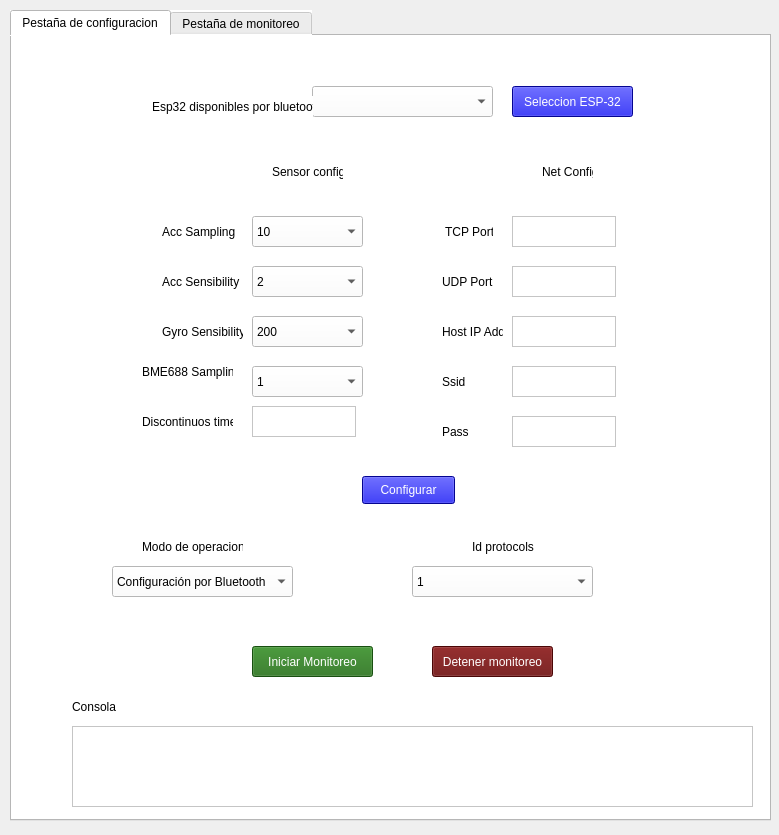
<?xml version="1.0" encoding="UTF-8"?>
<ui version="4.0">
 <class>Dialog</class>
 <widget class="QDialog" name="Dialog">
  <property name="geometry">
   <rect>
    <x>0</x>
    <y>0</y>
    <width>779</width>
    <height>835</height>
   </rect>
  </property>
  <property name="windowTitle">
   <string>Dialog</string>
  </property>
  <widget class="QTabWidget" name="Pestana_principal">
   <property name="geometry">
    <rect>
     <x>10</x>
     <y>10</y>
     <width>761</width>
     <height>811</height>
    </rect>
   </property>
   <property name="styleSheet">
    <string notr="true">background-color: rgb(255, 255, 255);</string>
   </property>
   <property name="currentIndex">
    <number>0</number>
   </property>
   <widget class="QWidget" name="tab">
    <attribute name="title">
     <string>Pestaña de configuracion</string>
    </attribute>
    <widget class="QLabel" name="label_4">
     <property name="geometry">
      <rect>
       <x>80</x>
       <y>70</y>
       <width>181</width>
       <height>31</height>
      </rect>
     </property>
     <property name="styleSheet">
      <string notr="true">color: rgb(255, 255, 255);</string>
     </property>
     <property name="text">
      <string>Botones de configuracion</string>
     </property>
    </widget>
    <widget class="QPushButton" name="boton_inicio_2">
     <property name="geometry">
      <rect>
       <x>350</x>
       <y>-50</y>
       <width>93</width>
       <height>28</height>
      </rect>
     </property>
     <property name="text">
      <string>Inicio</string>
     </property>
    </widget>
    <widget class="QComboBox" name="selec_esp">
     <property name="geometry">
      <rect>
       <x>300</x>
       <y>50</y>
       <width>181</width>
       <height>31</height>
      </rect>
     </property>
     <property name="styleSheet">
      <string notr="true">background-color: rgb(255, 255, 255);</string>
     </property>
    </widget>
    <widget class="QPushButton" name="boton_configuracion_3">
     <property name="geometry">
      <rect>
       <x>500</x>
       <y>50</y>
       <width>121</width>
       <height>31</height>
      </rect>
     </property>
     <property name="styleSheet">
      <string notr="true">background-color: rgb(5, 5, 203);
color: rgb(255, 255, 255);</string>
     </property>
     <property name="text">
      <string>Seleccion ESP-32</string>
     </property>
    </widget>
    <widget class="QPushButton" name="boton_configuracion">
     <property name="geometry">
      <rect>
       <x>350</x>
       <y>440</y>
       <width>93</width>
       <height>28</height>
      </rect>
     </property>
     <property name="styleSheet">
      <string notr="true">background-color: rgb(5, 5, 203);
color: rgb(255, 255, 255);</string>
     </property>
     <property name="text">
      <string>Configurar</string>
     </property>
    </widget>
    <widget class="QLabel" name="label_7">
     <property name="geometry">
      <rect>
       <x>150</x>
       <y>180</y>
       <width>81</width>
       <height>31</height>
      </rect>
     </property>
     <property name="text">
      <string>Acc Sampling</string>
     </property>
    </widget>
    <widget class="QLabel" name="label_1">
     <property name="geometry">
      <rect>
       <x>140</x>
       <y>60</y>
       <width>161</width>
       <height>21</height>
      </rect>
     </property>
     <property name="styleSheet">
      <string notr="true">color: rgb(0, 0, 0);

</string>
     </property>
     <property name="text">
      <string>Esp32 disponibles por bluetooth</string>
     </property>
    </widget>
    <widget class="QLabel" name="label_9">
     <property name="geometry">
      <rect>
       <x>150</x>
       <y>230</y>
       <width>81</width>
       <height>31</height>
      </rect>
     </property>
     <property name="text">
      <string>Acc Sensibility</string>
     </property>
    </widget>
    <widget class="QLabel" name="label_11">
     <property name="geometry">
      <rect>
       <x>150</x>
       <y>280</y>
       <width>81</width>
       <height>31</height>
      </rect>
     </property>
     <property name="text">
      <string>Gyro Sensibility</string>
     </property>
    </widget>
    <widget class="QLabel" name="label_20">
     <property name="geometry">
      <rect>
       <x>130</x>
       <y>320</y>
       <width>91</width>
       <height>31</height>
      </rect>
     </property>
     <property name="text">
      <string>BME688 Sampling</string>
     </property>
    </widget>
    <widget class="QLabel" name="label_27">
     <property name="geometry">
      <rect>
       <x>130</x>
       <y>370</y>
       <width>91</width>
       <height>31</height>
      </rect>
     </property>
     <property name="text">
      <string>Discontinuos time</string>
     </property>
    </widget>
    <widget class="QTextEdit" name="text_disc_time">
     <property name="geometry">
      <rect>
       <x>240</x>
       <y>370</y>
       <width>104</width>
       <height>31</height>
      </rect>
     </property>
    </widget>
    <widget class="QTextEdit" name="text_tcp_port">
     <property name="geometry">
      <rect>
       <x>500</x>
       <y>180</y>
       <width>104</width>
       <height>31</height>
      </rect>
     </property>
    </widget>
    <widget class="QLabel" name="label_8">
     <property name="geometry">
      <rect>
       <x>430</x>
       <y>180</y>
       <width>51</width>
       <height>31</height>
      </rect>
     </property>
     <property name="text">
      <string> TCP Port</string>
     </property>
    </widget>
    <widget class="QTextEdit" name="text_udp_port">
     <property name="geometry">
      <rect>
       <x>500</x>
       <y>230</y>
       <width>104</width>
       <height>31</height>
      </rect>
     </property>
    </widget>
    <widget class="QLabel" name="label_10">
     <property name="geometry">
      <rect>
       <x>430</x>
       <y>230</y>
       <width>61</width>
       <height>31</height>
      </rect>
     </property>
     <property name="text">
      <string>UDP Port</string>
     </property>
    </widget>
    <widget class="QTextEdit" name="text_host_ip">
     <property name="geometry">
      <rect>
       <x>500</x>
       <y>280</y>
       <width>104</width>
       <height>31</height>
      </rect>
     </property>
    </widget>
    <widget class="QLabel" name="label_12">
     <property name="geometry">
      <rect>
       <x>430</x>
       <y>280</y>
       <width>61</width>
       <height>31</height>
      </rect>
     </property>
     <property name="text">
      <string>Host IP Addr</string>
     </property>
    </widget>
    <widget class="QTextEdit" name="text_ssid">
     <property name="geometry">
      <rect>
       <x>500</x>
       <y>330</y>
       <width>104</width>
       <height>31</height>
      </rect>
     </property>
    </widget>
    <widget class="QLabel" name="label_26">
     <property name="geometry">
      <rect>
       <x>430</x>
       <y>330</y>
       <width>61</width>
       <height>31</height>
      </rect>
     </property>
     <property name="text">
      <string>Ssid</string>
     </property>
    </widget>
    <widget class="QTextEdit" name="text_pass">
     <property name="geometry">
      <rect>
       <x>500</x>
       <y>380</y>
       <width>104</width>
       <height>31</height>
      </rect>
     </property>
    </widget>
    <widget class="QLabel" name="label_28">
     <property name="geometry">
      <rect>
       <x>430</x>
       <y>380</y>
       <width>61</width>
       <height>31</height>
      </rect>
     </property>
     <property name="text">
      <string>Pass</string>
     </property>
    </widget>
    <widget class="QLabel" name="label_3">
     <property name="geometry">
      <rect>
       <x>530</x>
       <y>120</y>
       <width>51</width>
       <height>31</height>
      </rect>
     </property>
     <property name="text">
      <string>Net Config</string>
     </property>
    </widget>
    <widget class="QLabel" name="label_2">
     <property name="geometry">
      <rect>
       <x>260</x>
       <y>120</y>
       <width>71</width>
       <height>31</height>
      </rect>
     </property>
     <property name="text">
      <string>Sensor config</string>
     </property>
    </widget>
    <widget class="QTextEdit" name="consola_1">
     <property name="geometry">
      <rect>
       <x>60</x>
       <y>690</y>
       <width>681</width>
       <height>81</height>
      </rect>
     </property>
     <property name="styleSheet">
      <string notr="true">background-color: rgb(255, 255, 255);</string>
     </property>
    </widget>
    <widget class="QLabel" name="label_31">
     <property name="geometry">
      <rect>
       <x>60</x>
       <y>660</y>
       <width>141</width>
       <height>21</height>
      </rect>
     </property>
     <property name="styleSheet">
      <string notr="true">color: rgb(0, 0, 0);

</string>
     </property>
     <property name="text">
      <string>Consola</string>
     </property>
    </widget>
    <widget class="QPushButton" name="boton_inicio">
     <property name="geometry">
      <rect>
       <x>240</x>
       <y>610</y>
       <width>121</width>
       <height>31</height>
      </rect>
     </property>
     <property name="styleSheet">
      <string notr="true">background-color: rgb(34, 111, 22);
color: rgb(255, 255, 255);</string>
     </property>
     <property name="text">
      <string>Iniciar Monitoreo</string>
     </property>
    </widget>
    <widget class="QComboBox" name="box_modo_op">
     <property name="geometry">
      <rect>
       <x>100</x>
       <y>530</y>
       <width>181</width>
       <height>31</height>
      </rect>
     </property>
     <property name="styleSheet">
      <string notr="true">background-color: rgb(255, 255, 255);</string>
     </property>
     <item>
      <property name="text">
       <string>Configuración por Bluetooth </string>
      </property>
     </item>
     <item>
      <property name="text">
       <string>Configuración vía TCP en BD </string>
      </property>
     </item>
     <item>
      <property name="text">
       <string>Conexión TCP continua</string>
      </property>
     </item>
     <item>
      <property name="text">
       <string>Conexión TCP discontinua</string>
      </property>
     </item>
     <item>
      <property name="text">
       <string>Conexión UDP</string>
      </property>
     </item>
     <item>
      <property name="text">
       <string>BLE continua </string>
      </property>
     </item>
     <item>
      <property name="text">
       <string>BLE discontinua</string>
      </property>
     </item>
    </widget>
    <widget class="QLabel" name="label_29">
     <property name="geometry">
      <rect>
       <x>130</x>
       <y>500</y>
       <width>101</width>
       <height>21</height>
      </rect>
     </property>
     <property name="styleSheet">
      <string notr="true">color: rgb(0, 0, 0);

</string>
     </property>
     <property name="text">
      <string>Modo de operacion</string>
     </property>
    </widget>
    <widget class="QPushButton" name="boton_detener">
     <property name="geometry">
      <rect>
       <x>420</x>
       <y>610</y>
       <width>121</width>
       <height>31</height>
      </rect>
     </property>
     <property name="styleSheet">
      <string notr="true">background-color: rgb(103, 8, 8);
color: rgb(255, 255, 255);</string>
     </property>
     <property name="text">
      <string>Detener monitoreo</string>
     </property>
    </widget>
    <widget class="QComboBox" name="box_id_protocol">
     <property name="geometry">
      <rect>
       <x>400</x>
       <y>530</y>
       <width>181</width>
       <height>31</height>
      </rect>
     </property>
     <property name="styleSheet">
      <string notr="true">background-color: rgb(255, 255, 255);</string>
     </property>
     <item>
      <property name="text">
       <string>1</string>
      </property>
     </item>
     <item>
      <property name="text">
       <string>2</string>
      </property>
     </item>
     <item>
      <property name="text">
       <string>3</string>
      </property>
     </item>
     <item>
      <property name="text">
       <string>4</string>
      </property>
     </item>
     <item>
      <property name="text">
       <string>5</string>
      </property>
     </item>
    </widget>
    <widget class="QLabel" name="label_30">
     <property name="geometry">
      <rect>
       <x>460</x>
       <y>500</y>
       <width>101</width>
       <height>21</height>
      </rect>
     </property>
     <property name="styleSheet">
      <string notr="true">color: rgb(0, 0, 0);

</string>
     </property>
     <property name="text">
      <string>Id protocols</string>
     </property>
    </widget>
    <widget class="QComboBox" name="box_acc_sampling">
     <property name="geometry">
      <rect>
       <x>240</x>
       <y>180</y>
       <width>111</width>
       <height>31</height>
      </rect>
     </property>
     <item>
      <property name="text">
       <string>10</string>
      </property>
     </item>
     <item>
      <property name="text">
       <string>100</string>
      </property>
     </item>
     <item>
      <property name="text">
       <string>400</string>
      </property>
     </item>
     <item>
      <property name="text">
       <string>1000</string>
      </property>
     </item>
    </widget>
    <widget class="QComboBox" name="box_acc_sensibility">
     <property name="geometry">
      <rect>
       <x>240</x>
       <y>230</y>
       <width>111</width>
       <height>31</height>
      </rect>
     </property>
     <item>
      <property name="text">
       <string>2</string>
      </property>
     </item>
     <item>
      <property name="text">
       <string>4</string>
      </property>
     </item>
     <item>
      <property name="text">
       <string>8</string>
      </property>
     </item>
     <item>
      <property name="text">
       <string>16</string>
      </property>
     </item>
     <item>
      <property name="text">
       <string/>
      </property>
     </item>
    </widget>
    <widget class="QComboBox" name="box_gyro_sensibility">
     <property name="geometry">
      <rect>
       <x>240</x>
       <y>280</y>
       <width>111</width>
       <height>31</height>
      </rect>
     </property>
     <item>
      <property name="text">
       <string>200</string>
      </property>
     </item>
     <item>
      <property name="text">
       <string>250</string>
      </property>
     </item>
     <item>
      <property name="text">
       <string>500</string>
      </property>
     </item>
    </widget>
    <widget class="QComboBox" name="box_bme_sampling">
     <property name="geometry">
      <rect>
       <x>240</x>
       <y>330</y>
       <width>111</width>
       <height>31</height>
      </rect>
     </property>
     <item>
      <property name="text">
       <string>1</string>
      </property>
     </item>
     <item>
      <property name="text">
       <string>2</string>
      </property>
     </item>
     <item>
      <property name="text">
       <string>3</string>
      </property>
     </item>
     <item>
      <property name="text">
       <string>4</string>
      </property>
     </item>
    </widget>
   </widget>
   <widget class="QWidget" name="tab_2">
    <attribute name="title">
     <string>Pestaña de monitoreo</string>
    </attribute>
    <widget class="GraphicsLayoutWidget" name="plot1">
     <property name="geometry">
      <rect>
       <x>30</x>
       <y>60</y>
       <width>691</width>
       <height>141</height>
      </rect>
     </property>
     <property name="styleSheet">
      <string notr="true">background-color: rgb(0, 0, 0);</string>
     </property>
    </widget>
    <widget class="GraphicsLayoutWidget" name="plot2">
     <property name="geometry">
      <rect>
       <x>30</x>
       <y>230</y>
       <width>691</width>
       <height>141</height>
      </rect>
     </property>
     <property name="styleSheet">
      <string notr="true">background-color: rgb(0, 0, 0);</string>
     </property>
    </widget>
    <widget class="QLabel" name="label_21">
     <property name="geometry">
      <rect>
       <x>40</x>
       <y>610</y>
       <width>141</width>
       <height>21</height>
      </rect>
     </property>
     <property name="styleSheet">
      <string notr="true">color: rgb(0, 0, 0);

</string>
     </property>
     <property name="text">
      <string>Consola</string>
     </property>
    </widget>
    <widget class="QProgressBar" name="barra">
     <property name="geometry">
      <rect>
       <x>510</x>
       <y>700</y>
       <width>111</width>
       <height>16</height>
      </rect>
     </property>
     <property name="value">
      <number>24</number>
     </property>
    </widget>
    <widget class="QTextEdit" name="consola_4">
     <property name="geometry">
      <rect>
       <x>40</x>
       <y>640</y>
       <width>681</width>
       <height>81</height>
      </rect>
     </property>
     <property name="styleSheet">
      <string notr="true">background-color: rgb(255, 255, 255);</string>
     </property>
    </widget>
    <widget class="QComboBox" name="selec_plot1">
     <property name="geometry">
      <rect>
       <x>370</x>
       <y>20</y>
       <width>171</width>
       <height>31</height>
      </rect>
     </property>
     <property name="styleSheet">
      <string notr="true">background-color: rgb(255, 255, 255);</string>
     </property>
     <item>
      <property name="text">
       <string>Temperatura</string>
      </property>
     </item>
     <item>
      <property name="text">
       <string>humedad</string>
      </property>
     </item>
     <item>
      <property name="text">
       <string>Acc_x</string>
      </property>
     </item>
     <item>
      <property name="text">
       <string>Acc_y</string>
      </property>
     </item>
     <item>
      <property name="text">
       <string>Acc_z</string>
      </property>
     </item>
     <item>
      <property name="text">
       <string>RMS</string>
      </property>
     </item>
    </widget>
    <widget class="QLabel" name="label_23">
     <property name="geometry">
      <rect>
       <x>160</x>
       <y>20</y>
       <width>201</width>
       <height>31</height>
      </rect>
     </property>
     <property name="text">
      <string>Seleccionar variable a graficar en plot 1</string>
     </property>
    </widget>
    <widget class="QLabel" name="label_24">
     <property name="geometry">
      <rect>
       <x>160</x>
       <y>200</y>
       <width>201</width>
       <height>31</height>
      </rect>
     </property>
     <property name="text">
      <string>Seleccionar variable a graficar en plot 2</string>
     </property>
    </widget>
    <widget class="QComboBox" name="selec_plot2">
     <property name="geometry">
      <rect>
       <x>370</x>
       <y>200</y>
       <width>171</width>
       <height>31</height>
      </rect>
     </property>
     <property name="styleSheet">
      <string notr="true">background-color: rgb(255, 255, 255);</string>
     </property>
     <item>
      <property name="text">
       <string>Temperatura</string>
      </property>
     </item>
     <item>
      <property name="text">
       <string>humedad</string>
      </property>
     </item>
     <item>
      <property name="text">
       <string>Acc_x</string>
      </property>
     </item>
     <item>
      <property name="text">
       <string>Acc_y</string>
      </property>
     </item>
     <item>
      <property name="text">
       <string>Acc_z</string>
      </property>
     </item>
     <item>
      <property name="text">
       <string>RMS</string>
      </property>
     </item>
    </widget>
    <widget class="QComboBox" name="selec_plot3">
     <property name="geometry">
      <rect>
       <x>370</x>
       <y>370</y>
       <width>171</width>
       <height>31</height>
      </rect>
     </property>
     <property name="styleSheet">
      <string notr="true">background-color: rgb(255, 255, 255);</string>
     </property>
     <item>
      <property name="text">
       <string>Temperatura</string>
      </property>
     </item>
     <item>
      <property name="text">
       <string>humedad</string>
      </property>
     </item>
     <item>
      <property name="text">
       <string>Acc_x</string>
      </property>
     </item>
     <item>
      <property name="text">
       <string>Acc_y</string>
      </property>
     </item>
     <item>
      <property name="text">
       <string>Acc_z</string>
      </property>
     </item>
     <item>
      <property name="text">
       <string>RMS</string>
      </property>
     </item>
    </widget>
    <widget class="GraphicsLayoutWidget" name="plot3">
     <property name="geometry">
      <rect>
       <x>30</x>
       <y>400</y>
       <width>691</width>
       <height>141</height>
      </rect>
     </property>
     <property name="styleSheet">
      <string notr="true">background-color: rgb(0, 0, 0);</string>
     </property>
    </widget>
    <widget class="QLabel" name="label_25">
     <property name="geometry">
      <rect>
       <x>160</x>
       <y>370</y>
       <width>201</width>
       <height>31</height>
      </rect>
     </property>
     <property name="text">
      <string>Seleccionar variable a graficar en plot 3</string>
     </property>
    </widget>
    <widget class="QPushButton" name="boton_graficar">
     <property name="geometry">
      <rect>
       <x>330</x>
       <y>560</y>
       <width>93</width>
       <height>28</height>
      </rect>
     </property>
     <property name="styleSheet">
      <string notr="true">background-color: rgb(12, 85, 8);
color: rgb(255, 255, 255);</string>
     </property>
     <property name="text">
      <string>Graficar</string>
     </property>
    </widget>
   </widget>
  </widget>
 </widget>
 <customwidgets>
  <customwidget>
   <class>GraphicsLayoutWidget</class>
   <extends>QGraphicsView</extends>
   <header location="global">pyqtgraph</header>
  </customwidget>
 </customwidgets>
 <resources/>
 <connections/>
</ui>
